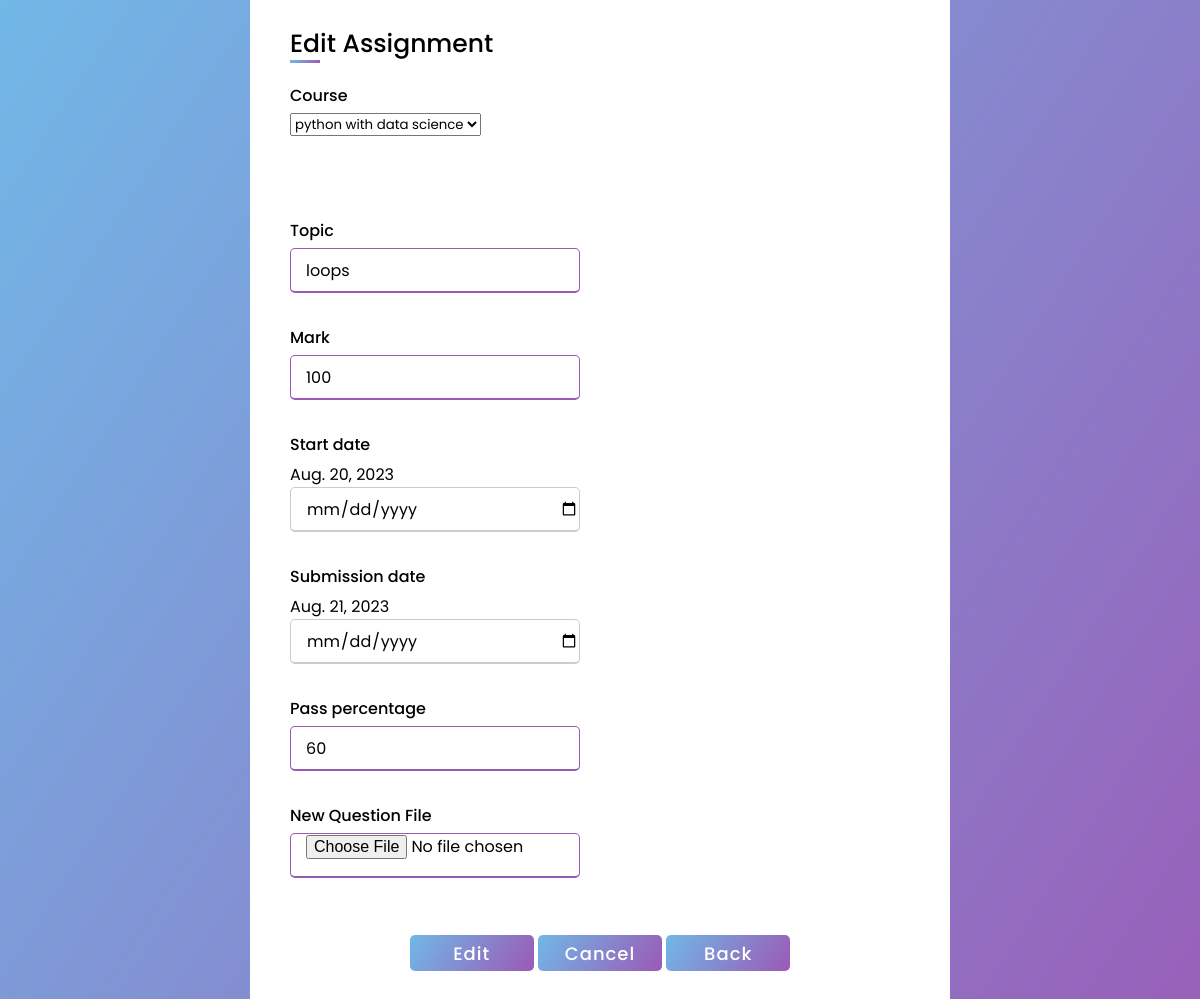
The page /edit_assignment/2 (signed in) on the database its author committed.
### learn/models.py (models this page shows)
class Assignment(models.Model):
    assignment_topic = models.CharField(max_length=200, null=True)
    assignment_upload = models.FileField(null=True)
    total_marks = models.CharField(max_length=200, null=True)
    pass_percent = models.CharField(max_length=200, null=True)
    start_date = models.DateField(null=True)
    submission_date = models.DateField(null=True)
    teacher_reg = models.ForeignKey(Registration, on_delete=models.SET_NULL, null=True, related_name='assignment_tea_reg')
    assign_course = models.ForeignKey(Course, on_delete=models.CASCADE, null=True,related_name='assignment_to_course')

### learn/views.py (the view, shortened to what this page needs)
# urls.py: path('edit_assignment/<id>', learn.views.edit_assignment, name='edit_assignment'),
def edit_assignment(request, id):
    id = int(id)
    ccf = Assignment.objects.get(id = id)
    gttf = Registration.objects.get(id = request.session['logg'])
    tft = Course.objects.filter(cou_reg = gttf)
    return render(request,'edit_assignment.html',{'tft':tft,'ccf':ccf})

### Template/edit_assignment.html (shortened to what this page needs)
<html lang="en">
<head>
</head>
<body>
    <div class="container" style="margin-top:35%;height:155%;">
        <div class="title">Edit Assignment</div>
    <form method="post" action="{% url 'edit_assignment' ccf.id %}" enctype="multipart/form-data">
        <div class="user_details">
            <div class="input_pox">
                    <span class="datails">Course</span>
                     <select id="country" name="cn">
                         {% for i in tft %}
                         <option value="{{i.id}}">{{i.Course_title}}</option>
                         {% endfor %}
                     </select>
            </div>
        </div>
      <br><br>
            <div class="user_details">
                <div class="input_pox">
                    <span class="datails">Topic</span>
                    <input type="text" value="{{ccf.assignment_topic}}" name="at" required>
                </div>
            </div>
            <div class="user_details">
                <div class="input_pox">
                    <span class="datails">Mark</span>
                    <input type="text" value="{{ccf.total_marks}}" name="m" required>
                </div>
            </div>
            <div class="user_details">
                <div class="input_pox">
                    <span class="datails">Start date</span>
                     <label>{{ccf.start_date}}</label>
                     <input type="date" value="{{ccf.start_date}}" name="sd" required>
                </div>
            </div>
            <div class="user_details">
                <div class="input_pox">
                    <span class="datails">Submission date</span>
                    <label>{{ccf.submission_date}}</label>
                    <input type="date" id="lname" value="{{ccf.submission_date}}" name="ed" required>
                </div>
            </div>
             <div class="user_details">
                <div class="input_pox">
                    <span class="datails">Pass percentage</span>
                    <input type="number" step="0.01" id="lname" value="{{ccf.pass_percent}}" name="pass_perc" required>
                </div>
            </div>
             <div class="user_details">
                <div class="input_pox">
                    <span class="datails">New Question File</span>
                    <input type="file" name="q">
                </div>
            </div>
  <center>
  <div class="button">
                <input type="submit" value="Edit">
                <input type="reset" value="Cancel">
                <input type="button" value="Back" onclick="location.href='{% url 'assignment' %}'">
            </div></center>
        </form>
    </div>
</body>
</html>

### Template/edit_assignment.html (style rules this page uses)
* { margin: 0; padding: 0; box-sizing: border-box; font-family: 'Poppins',sans-serif; }
body { display: flex; height: 100vh; justify-content: center; align-items: center; background: linear-gradient(123deg, #71b8e7,#9b59b6); }
.container { max-width: 700px; width: 100%; background: #fff; padding: 35px 40px; border-radius: 5px; }
.container .title { font-size: 25px; font-weight: 500; position: relative; }
.container .title::before { content: ''; position: absolute; left: 0; bottom: 0; height: 3px; width: 30px; background: linear-gradient(123deg, #71b8e7,#9b59b6); }
.container form .user_details { display: flex; flex-wrap: wrap; justify-content: space-between; }
form .user_details .input_pox { margin-bottom: 15px; margin: 20px 0 12px 0; width: calc(100% / 2 - 20px); }
.user_details .input_pox .datails { display: block; font-weight: 500; margin-bottom: 5px; }
.user_details .input_pox input { height: 45px; width: 100%; outline: none; border-radius: 5px; border: 1px solid #ccc; padding-left: 15px; font-size: 16px; border-bottom-width: 2px; transition: all 0.3s ease; }
.user_details .input_pox input:focus, .user_details .input_pox input:valid { border-color: #9b59b6; }
form .button { height: 45px; margin: 45px 0; }
form .button input { height: 80%; width: 20%; outline: none; color: #fff; border: none; font-size: 18px; font-weight: 500; border-radius: 5px; letter-spacing: 1px; background: linear-gradient(123deg, #71b8e7,#9b59b6); }

### rows shown on the page
Assignment: at "loops", m "100", start_date "Aug. 20, 2023", submission_date "Aug. 21, 2023", pass_perc "60"

### other values the page prints
form field cn "python with data science"
